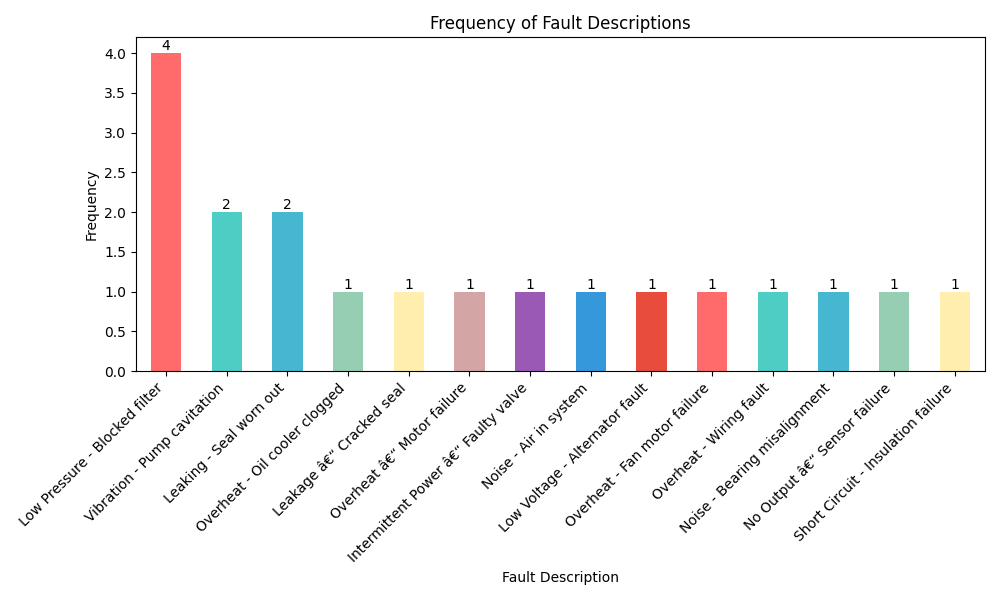

Recreate this plot in Python.
import pandas as pd
import matplotlib.pyplot as plt

# Corrected data from the screenshot (19 records)
data = {
    "Fault Entry ID": [
        "rec00uq1ykLPQ3s7T", "rec06tFhS0bLvuHw0", "rec0NGYTY0JK4VWQi",
        "rec1PFZ96qRG6LXV", "rec10XYuikHYxeSOj", "rec28VrYuFXWQZS3o",
        "rec2U8TEm5wmst9YP", "rec2X1Sa0oS3VIHr", "rec2Z0jaXC9Y6U5tF",
        "rec3A1F0t7arNQ9j", "rec3S6sy9LtQJPVDb", "rec41spQFy0o0ifR5",
        "rec4xU8yjehS76MDX", "rec5CA1HrheAApgPl", "rec5H1EKJvbWTwiQ",
        "rec5XZ9TE9R0k7Pp", "rec5hXW7gXFglaM8Z", "rec6HUHSVOtmZQRY",
        "rec6RSOshEN6sJuYZ"
    ],
    "Equipment Affected": [
        "Breaker Panel #3", "Cooling Pump #2", "Air Handler #1",
        "Hydraulic Pump #1", "Compressor", "Generator #3",
        "Main Engine", "Hydraulic Pump #1", "Cooling Pump #1",
        "Emergency Generator", "Emergency Generator", "Main Generator #1",
        "Emergency Generator", "Cooling Pump #2", "Cooling Pump #1",
        "Air Handler #1", "Battery Bank", "Cooling Pump #2", "Main Generator #1"
    ],
    "Fault Description": [
        "Vibration - Pump cavitation", "Low Pressure - Blocked filter", "Overheat - Oil cooler clogged",
        "Vibration - Pump cavitation", "Overheat â€“ Motor failure", "Leakage â€“ Cracked seal",
        "Intermittent Power â€“ Faulty valve", "Noise - Air in system", "Overheat - Fan motor failure",
        "Low Voltage - Alternator fault", "Low Pressure - Blocked filter", "Low Pressure - Blocked filter",
        "Overheat - Wiring fault", "Leaking - Seal worn out", "Low Pressure - Blocked filter",
        "Noise - Bearing misalignment", "No Output â€“ Sensor failure", "Short Circuit - Insulation failure",
        "Leaking - Seal worn out"
    ],
    "Cause (if known)": [
        "", "", "", "", "", "", "", "", "", "", "", "", "", "", "", "", "", "", ""
    ]
}

# Create a DataFrame
df = pd.DataFrame(data)

# Count the frequency of each fault description
fault_counts = df["Fault Description"].value_counts()

# Create a bar chart
plt.figure(figsize=(10, 6))
fault_counts.plot(kind="bar", color=['#FF6B6B', '#4ECDC4', '#45B7D1', '#96CEB4', '#FFEEAD', '#D4A5A5', '#9B59B6', '#3498DB', '#E74C3C'])
plt.title("Frequency of Fault Descriptions")
plt.xlabel("Fault Description")
plt.ylabel("Frequency")
plt.xticks(rotation=45, ha="right")
plt.tight_layout()

# Save the chart
plt.savefig("fault_frequency_chart.png")
print("Chart saved as 'fault_frequency_chart.png'.")